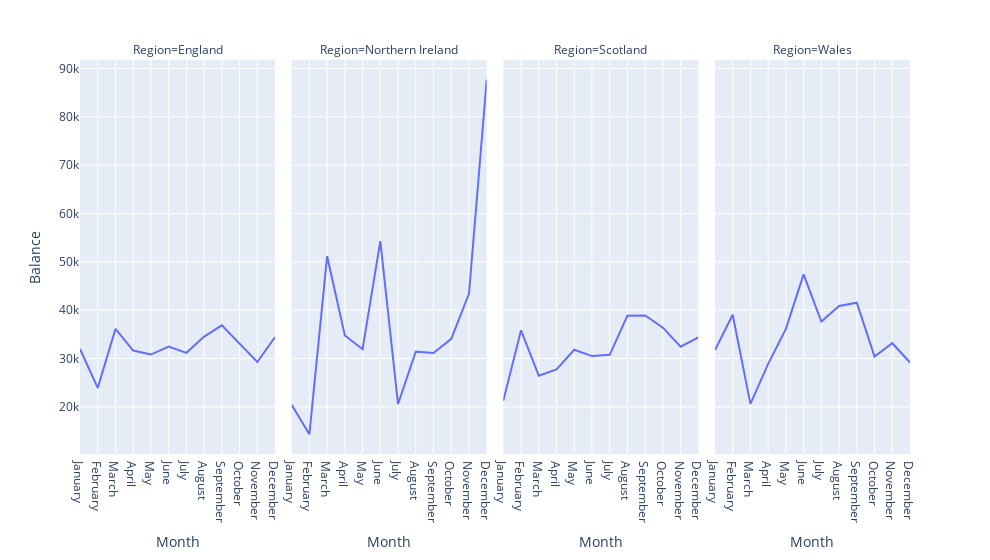
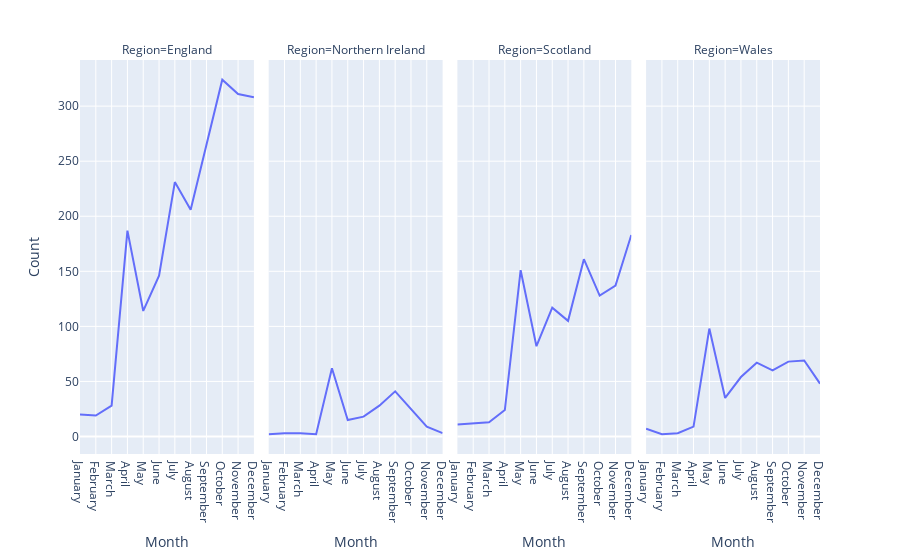

Notebook cell for these charts, in order:
### Markdown cell above
![newplot%20%281%29.png](attachment:newplot%20%281%29.png)
This plot shows the business nature in Scotland is a bit different from the rest of the UK.New account users are mostly male, and majority of them are in the older age group range. Also, higher proportion of new account users are blue collar workers relative to the rest of the UK.

### Code cell
monthly_balance = pd.DataFrame(df.groupby(['Month', 'Region']).median().reset_index())
fig = px.line(monthly_balance, x= 'Month', y = 'Balance', facet_col='Region')
fig.layout.update({'width':990})
fig.update_xaxes(tickvals = [i for i in range(1,13)], ticktext=list(calendar.month_name)[1:])
fig.show()
df['Count'] = ''
monthly_acct = pd.DataFrame(df.groupby(['Month', 'Region']).agg({'Count': 'count'}).reset_index())
monthly_acct.head(5)

fig = px.line(monthly_acct, x= 'Month', y = 'Count', facet_col='Region')
fig.update_xaxes(tickvals = [i for i in range(1,13)], ticktext=list(calendar.month_name)[1:])
fig.show()

### Figure 1 — Plotly figure (JSON) as saved in the notebook; plotly's stock layout.template omitted (floating-point values rounded to 4 significant figures)
{"data": [{"hovertemplate": "Region=England<br>Month=%{x}<br>Balance=%{y}<extra></extra>", "legendgroup": "", "line": {"color": "#636efa", "dash": "solid"}, "marker": {"symbol": "circle"}, "mode": "lines", "name": "", "orientation": "v", "showlegend": false, "type": "scatter", "x": [1, 2, 3, 4, 5, 6, 7, 8, 9, 10, 11, 12], "xaxis": "x", "y": [31980.0, 23920.0, 36120.0, 31660.0, 30830.0, 32490.0, 31180.0, 34550.0, 36870.0, 33040.0, 29280.0, 34450.0], "yaxis": "y"}, {"hovertemplate": "Region=Northern Ireland<br>Month=%{x}<br>Balance=%{y}<extra></extra>", "legendgroup": "", "line": {"color": "#636efa", "dash": "solid"}, "marker": {"symbol": "circle"}, "mode": "lines", "name": "", "orientation": "v", "showlegend": false, "type": "scatter", "x": [1, 2, 3, 4, 5, 6, 7, 8, 9, 10, 11, 12], "xaxis": "x2", "y": [20440.0, 14340.0, 51170.0, 34760.0, 31930.0, 54270.0, 20600.0, 31430.0, 31150.0, 34080.0, 43380.0, 87660.0], "yaxis": "y2"}, {"hovertemplate": "Region=Scotland<br>Month=%{x}<br>Balance=%{y}<extra></extra>", "legendgroup": "", "line": {"color": "#636efa", "dash": "solid"}, "marker": {"symbol": "circle"}, "mode": "lines", "name": "", "orientation": "v", "showlegend": false, "type": "scatter", "x": [1, 2, 3, 4, 5, 6, 7, 8, 9, 10, 11, 12], "xaxis": "x3", "y": [21250.0, 35840.0, 26470.0, 27770.0, 31820.0, 30510.0, 30780.0, 38870.0, 38910.0, 36380.0, 32450.0, 34390.0], "yaxis": "y3"}, {"hovertemplate": "Region=Wales<br>Month=%{x}<br>Balance=%{y}<extra></extra>", "legendgroup": "", "line": {"color": "#636efa", "dash": "solid"}, "marker": {"symbol": "circle"}, "mode": "lines", "name": "", "orientation": "v", "showlegend": false, "type": "scatter", "x": [1, 2, 3, 4, 5, 6, 7, 8, 9, 10, 11, 12], "xaxis": "x4", "y": [31780.0, 39070.0, 20630.0, 28910.0, 36140.0, 47410.0, 37640.0, 40860.0, 41560.0, 30391, 33170.0, 29200.0], "yaxis": "y4"}], "layout": {"annotations": [{"font": {}, "showarrow": false, "text": "Region=England", "x": 0.1175, "xanchor": "center", "xref": "paper", "y": 1, "yanchor": "bottom", "yref": "paper"}, {"font": {}, "showarrow": false, "text": "Region=Northern Ireland", "x": 0.3725, "xanchor": "center", "xref": "paper", "y": 1, "yanchor": "bottom", "yref": "paper"}, {"font": {}, "showarrow": false, "text": "Region=Scotland", "x": 0.6275, "xanchor": "center", "xref": "paper", "y": 1, "yanchor": "bottom", "yref": "paper"}, {"font": {}, "showarrow": false, "text": "Region=Wales", "x": 0.8825, "xanchor": "center", "xref": "paper", "y": 1, "yanchor": "bottom", "yref": "paper"}], "legend": {"tracegroupgap": 0}, "margin": {"t": 60}, "width": 990, "xaxis": {"anchor": "y", "domain": [0, 0.235], "ticktext": ["January", "February", "March", "April", "May", "June", "July", "August", "September", "October", "November", "December"], "tickvals": [1, 2, 3, 4, 5, 6, 7, 8, 9, 10, 11, 12], "title": {"text": "Month"}}, "xaxis2": {"anchor": "y2", "domain": [0.255, 0.49], "matches": "x", "ticktext": ["January", "February", "March", "April", "May", "June", "July", "August", "September", "October", "November", "December"], "tickvals": [1, 2, 3, 4, 5, 6, 7, 8, 9, 10, 11, 12], "title": {"text": "Month"}}, "xaxis3": {"anchor": "y3", "domain": [0.51, 0.745], "matches": "x", "ticktext": ["January", "February", "March", "April", "May", "June", "July", "August", "September", "October", "November", "December"], "tickvals": [1, 2, 3, 4, 5, 6, 7, 8, 9, 10, 11, 12], "title": {"text": "Month"}}, "xaxis4": {"anchor": "y4", "domain": [0.765, 1.0], "matches": "x", "ticktext": ["January", "February", "March", "April", "May", "June", "July", "August", "September", "October", "November", "December"], "tickvals": [1, 2, 3, 4, 5, 6, 7, 8, 9, 10, 11, 12], "title": {"text": "Month"}}, "yaxis": {"anchor": "x", "domain": [0, 1], "title": {"text": "Balance"}}, "yaxis2": {"anchor": "x2", "domain": [0, 1], "matches": "y", "showticklabels": false}, "yaxis3": {"anchor": "x3", "domain": [0, 1], "matches": "y", "showticklabels": false}, "yaxis4": {"anchor": "x4", "domain": [0, 1], "matches": "y", "showticklabels": false}}}

### Figure 2 — Plotly figure (JSON) as saved in the notebook; plotly's stock layout.template omitted (floating-point values rounded to 4 significant figures)
{"data": [{"hovertemplate": "Region=England<br>Month=%{x}<br>Count=%{y}<extra></extra>", "legendgroup": "", "line": {"color": "#636efa", "dash": "solid"}, "marker": {"symbol": "circle"}, "mode": "lines", "name": "", "orientation": "v", "showlegend": false, "type": "scatter", "x": [1, 2, 3, 4, 5, 6, 7, 8, 9, 10, 11, 12], "xaxis": "x", "y": [20, 19, 28, 187, 114, 146, 231, 206, 265, 324, 311, 308], "yaxis": "y"}, {"hovertemplate": "Region=Northern Ireland<br>Month=%{x}<br>Count=%{y}<extra></extra>", "legendgroup": "", "line": {"color": "#636efa", "dash": "solid"}, "marker": {"symbol": "circle"}, "mode": "lines", "name": "", "orientation": "v", "showlegend": false, "type": "scatter", "x": [1, 2, 3, 4, 5, 6, 7, 8, 9, 10, 11, 12], "xaxis": "x2", "y": [2, 3, 3, 2, 62, 15, 18, 28, 41, 25, 9, 3], "yaxis": "y2"}, {"hovertemplate": "Region=Scotland<br>Month=%{x}<br>Count=%{y}<extra></extra>", "legendgroup": "", "line": {"color": "#636efa", "dash": "solid"}, "marker": {"symbol": "circle"}, "mode": "lines", "name": "", "orientation": "v", "showlegend": false, "type": "scatter", "x": [1, 2, 3, 4, 5, 6, 7, 8, 9, 10, 11, 12], "xaxis": "x3", "y": [11, 12, 13, 24, 151, 82, 117, 105, 161, 128, 137, 183], "yaxis": "y3"}, {"hovertemplate": "Region=Wales<br>Month=%{x}<br>Count=%{y}<extra></extra>", "legendgroup": "", "line": {"color": "#636efa", "dash": "solid"}, "marker": {"symbol": "circle"}, "mode": "lines", "name": "", "orientation": "v", "showlegend": false, "type": "scatter", "x": [1, 2, 3, 4, 5, 6, 7, 8, 9, 10, 11, 12], "xaxis": "x4", "y": [7, 2, 3, 9, 98, 35, 54, 67, 60, 68, 69, 48], "yaxis": "y4"}], "layout": {"annotations": [{"font": {}, "showarrow": false, "text": "Region=England", "x": 0.1175, "xanchor": "center", "xref": "paper", "y": 1, "yanchor": "bottom", "yref": "paper"}, {"font": {}, "showarrow": false, "text": "Region=Northern Ireland", "x": 0.3725, "xanchor": "center", "xref": "paper", "y": 1, "yanchor": "bottom", "yref": "paper"}, {"font": {}, "showarrow": false, "text": "Region=Scotland", "x": 0.6275, "xanchor": "center", "xref": "paper", "y": 1, "yanchor": "bottom", "yref": "paper"}, {"font": {}, "showarrow": false, "text": "Region=Wales", "x": 0.8825, "xanchor": "center", "xref": "paper", "y": 1, "yanchor": "bottom", "yref": "paper"}], "legend": {"tracegroupgap": 0}, "margin": {"t": 60}, "xaxis": {"anchor": "y", "domain": [0, 0.235], "ticktext": ["January", "February", "March", "April", "May", "June", "July", "August", "September", "October", "November", "December"], "tickvals": [1, 2, 3, 4, 5, 6, 7, 8, 9, 10, 11, 12], "title": {"text": "Month"}}, "xaxis2": {"anchor": "y2", "domain": [0.255, 0.49], "matches": "x", "ticktext": ["January", "February", "March", "April", "May", "June", "July", "August", "September", "October", "November", "December"], "tickvals": [1, 2, 3, 4, 5, 6, 7, 8, 9, 10, 11, 12], "title": {"text": "Month"}}, "xaxis3": {"anchor": "y3", "domain": [0.51, 0.745], "matches": "x", "ticktext": ["January", "February", "March", "April", "May", "June", "July", "August", "September", "October", "November", "December"], "tickvals": [1, 2, 3, 4, 5, 6, 7, 8, 9, 10, 11, 12], "title": {"text": "Month"}}, "xaxis4": {"anchor": "y4", "domain": [0.765, 1.0], "matches": "x", "ticktext": ["January", "February", "March", "April", "May", "June", "July", "August", "September", "October", "November", "December"], "tickvals": [1, 2, 3, 4, 5, 6, 7, 8, 9, 10, 11, 12], "title": {"text": "Month"}}, "yaxis": {"anchor": "x", "domain": [0, 1], "title": {"text": "Count"}}, "yaxis2": {"anchor": "x2", "domain": [0, 1], "matches": "y", "showticklabels": false}, "yaxis3": {"anchor": "x3", "domain": [0, 1], "matches": "y", "showticklabels": false}, "yaxis4": {"anchor": "x4", "domain": [0, 1], "matches": "y", "showticklabels": false}}}
